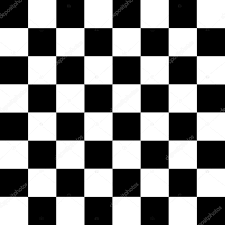
#> input picture Images/chess.png, 225 x 225 px, found by its file name
$ python compare_add_or.py
#> lines starting #> are read from the running program, lines starting #| are printed output that depends on the picture
# -*- coding: utf-8 -*-
# -*- coding: utf-8 -*-
import numpy as np
import cv2
import matplotlib.pyplot as plt

#add, or
def compare_op(img1,img2):
   img3=cv2.add(img1,img2)
   img4=cv2.bitwise_or(img1,img2)
   cv2.imshow('initial img1',img1)
   cv2.waitKey(500)
   cv2.imshow('initial img2',img2)
   cv2.waitKey(250)
   cv2.imshow('add result',img3)
   cv2.waitKey(100)
   cv2.imshow('or result',img4)
   cv2.waitKey(0)

def main():
    path1="C:/Users/Danish/Desktop/DIVP/bnw/chess.png"
    img1 = cv2.imread(path1,0)
#> img1 is the input picture: shape (225, 225); min 0, max 255, mean 129.3
    path2="C:/Users/Danish/Desktop/DIVP/bnw/chess2.png"
    img2 = cv2.imread(path2,0)
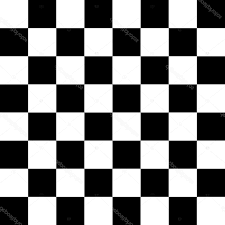
#> input picture Images/chess2.png, 225 x 225 px, found by its file name
#> img2 is the input picture: shape (225, 225); min 0, max 255, mean 129.3
    compare_op(img1,img2)
#> in compare_op, `img4=cv2.bitwise_or(img1,img2)`:
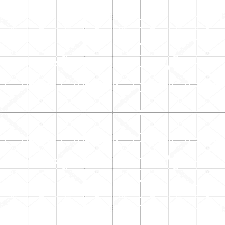
#> img4: shape (225, 225); min 153, max 255, mean 252.6

main()
